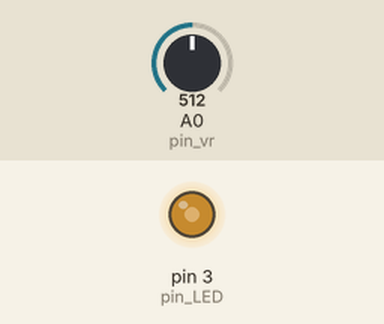
Simulated run of this sketch. Board: Arduino Uno, built with avr-gcc and run on an emulated ATmega328P. Shown: output pins drawn as LEDs (lit = HIGH). The test bench sets the inputs (shaded band); at power-on: A0 (pin_vr) = 512. What the sketch prints to the serial monitor is not drawn.

Above: at 1.8 s.
1.9 s: A0 (pin_vr) set to 716
At 2.4 s:
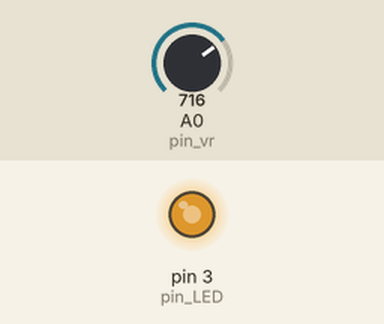
3.5 s: A0 (pin_vr) set to 900
At 5.1 s:
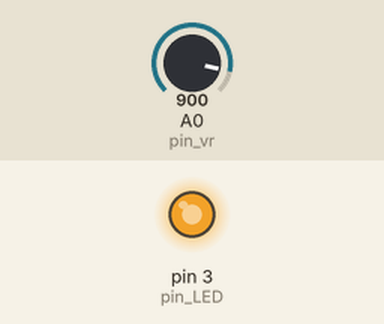
5.5 s: A0 (pin_vr) set to 122
At 6.7 s:
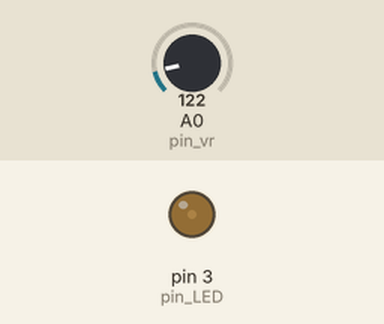
7.5 s: A0 (pin_vr) set to 0
At 8.3 s:
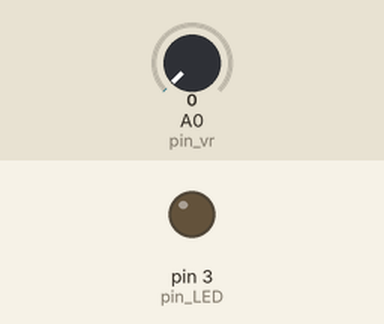
Timing chart, 0 to 10.5 s (numbered marks = the images above; inputs shaded):
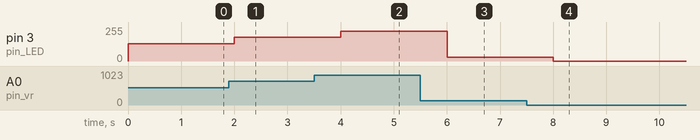

The sketch:

CH_15_03.ino
```cpp
int pin_LED = 3;        // LED 연결 핀
int pin_vr = A0;        // 가변저항 연결 핀

void setup() {
  Serial.begin(9600);     // 시리얼 통신 초기화
}

void loop() {
  int value_vr = analogRead(pin_vr);  // 가변저항 값 읽기
  int value_pwm = value_vr >> 2;    // 8비트 듀티 사이클 값으로 변환

  analogWrite(pin_LED, value_pwm);  // PWM 신호 출력

  Serial.print(String("가변저항값 : ") + value_vr);
  Serial.println(String("\tLED 밝기 : ") + value_pwm);

  delay(1000);        // 1초 대기
}
```

Measured:
- after the input at 1.9 s, pin 3 (pin_LED): 128/255 → 179/255 after 0.10 s
- after the input at 3.5 s, pin 3 (pin_LED): 179/255 → 225/255 after 0.50 s
- after the input at 5.5 s, pin 3 (pin_LED): 225/255 → 30/255 after 0.50 s
- after the input at 7.5 s, pin 3 (pin_LED): 30/255 → 0/255 after 0.51 s
